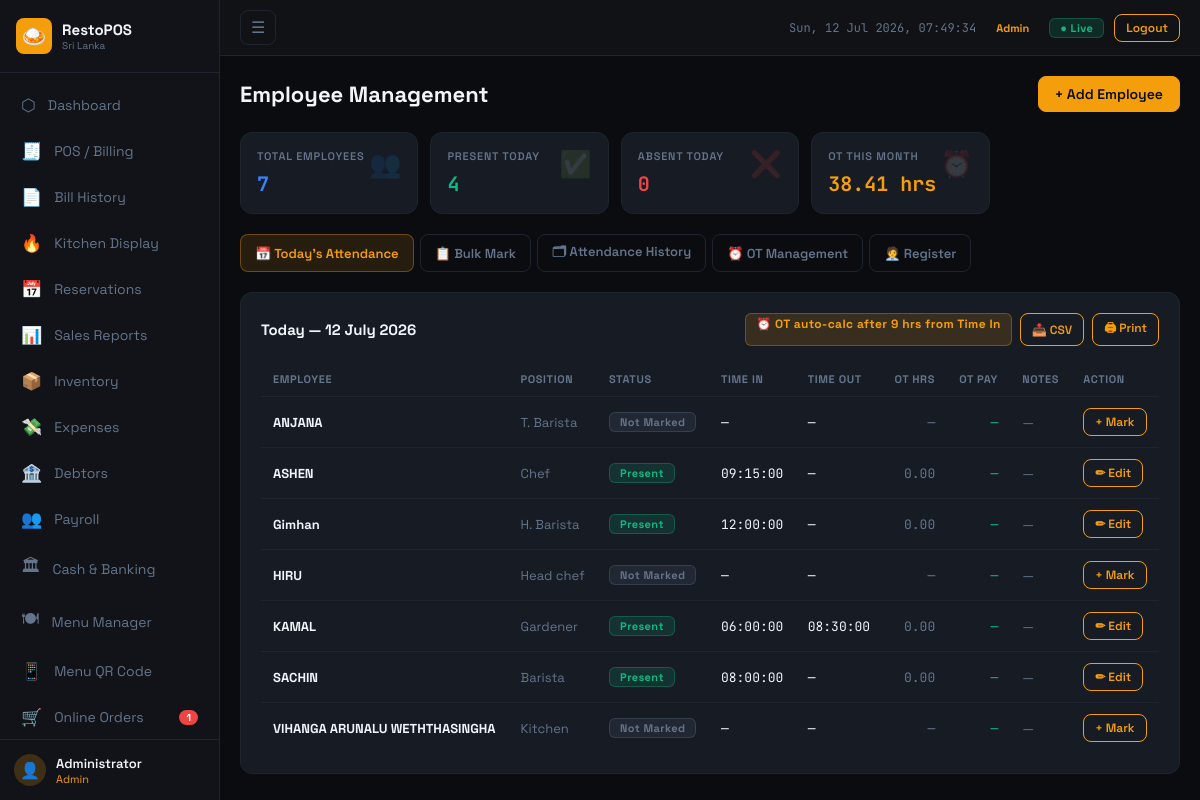
Screenshot of /restopos/modules/employees.php (signed in) with the database file from the repository.
### tables this page shows
CREATE TABLE `employees` (
  `id` int(11) NOT NULL,
  `name` varchar(150) NOT NULL,
  `nic` varchar(20) DEFAULT NULL,
  `phone` varchar(20) DEFAULT NULL,
  `position` varchar(100) DEFAULT NULL,
  `basic_salary` decimal(10,2) DEFAULT 0.00,
  `allowances` decimal(10,2) DEFAULT 0.00,
  `epf_applicable` tinyint(1) DEFAULT 1,
  `joined_date` date DEFAULT NULL,
  `active` tinyint(1) DEFAULT 1,
  `created_at` timestamp NOT NULL DEFAULT current_timestamp()
);

CREATE TABLE `attendance` (
  `id` int(11) NOT NULL,
  `employee_id` int(11) NOT NULL,
  `att_date` date NOT NULL,
  `status` enum('Present','Absent','Half Day','Leave') DEFAULT 'Present',
  `time_in` time DEFAULT NULL,
  `time_out` time DEFAULT NULL,
  `overtime_hours` decimal(4,2) DEFAULT 0.00,
  `notes` varchar(255) DEFAULT NULL
);

### restopos/modules/employees.php (the view, shortened to what this page needs)
<?php
$db = getDB();
$employees  = $db->query("SELECT * FROM employees WHERE name NOT LIKE '[DEL]%' ORDER BY active DESC,name")->fetchAll();
$activeEmps = array_filter($employees, fn($e)=>$e['active']);
$todayAtt   = $db->query("SELECT a.* FROM attendance a JOIN employees e ON a.employee_id=e.id WHERE a.att_date=CURDATE() AND e.name NOT LIKE '[DEL]%'")->fetchAll();
$attByEmp   = array_column($todayAtt, null, 'employee_id');
$month      = $_GET['month'] ?? date('Y-m');
$monthStart = $month.'-01';
$monthEnd   = date('Y-m-t', strtotime($monthStart));
$otRecords = $db->prepare("SELECT a.*,e.name as emp_name,e.position,e.basic_salary FROM attendance a
    JOIN employees e ON a.employee_id=e.id
    WHERE a.att_date BETWEEN ? AND ? AND a.overtime_hours>0 AND e.name NOT LIKE '[DEL]%'
    ORDER BY a.att_date,e.name");
$otRecords->execute([$monthStart,$monthEnd]); $otRecords=$otRecords->fetchAll();
function calcOTPay(float $basic, float $otH): float { return round(OT_RATE_PER_HOUR * $otH, 2); }
$activeTab = $_GET['tab'] ?? 'today';
include '../includes/header.php';
?>
<div class="page-header">
  <div class="page-title">Employee Management</div>
  <button class="btn" onclick="openEmpModal()">+ Add Employee</button>
</div>
<div class="stats-grid mb-20">
  <div class="stat-card"><span class="stat-icon">👥</span><div class="stat-label">Total Employees</div><div class="stat-value text-blue"><?=count($activeEmps)?></div></div>
  <div class="stat-card"><span class="stat-icon">✅</span><div class="stat-label">Present Today</div><div class="stat-value text-green"><?=count(array_filter($attByEmp,fn($a)=>$a['status']==='Present'))?></div></div>
  <div class="stat-card"><span class="stat-icon">❌</span><div class="stat-label">Absent Today</div><div class="stat-value text-red"><?=count(array_filter($attByEmp,fn($a)=>$a['status']==='Absent'))?></div></div>
  <div class="stat-card"><span class="stat-icon">⏰</span><div class="stat-label">OT This Month</div><div class="stat-value text-accent"><?=number_format(array_sum(array_column($otRecords,'overtime_hours')),2)?> hrs</div></div>
</div>
<div class="tab-bar">
  <button class="tab-btn <?=$activeTab==='today'?'active':''?>"    onclick="switchTab('emp','today');    setUrlTab('today')">📅 Today's Attendance</button>
  <button class="tab-btn <?=$activeTab==='bulk'?'active':''?>"     onclick="switchTab('emp','bulk');     setUrlTab('bulk')">📋 Bulk Mark</button>
  <button class="tab-btn <?=$activeTab==='history'?'active':''?>"  onclick="switchTab('emp','history');  setUrlTab('history')">🗂 Attendance History</button>
  <button class="tab-btn <?=$activeTab==='ot'?'active':''?>"       onclick="switchTab('emp','ot');       setUrlTab('ot')">⏰ OT Management</button>
  <button class="tab-btn <?=$activeTab==='register'?'active':''?>" onclick="switchTab('emp','register'); setUrlTab('register')">🧑‍💼 Register</button>
</div>
<div data-tabcontent="emp" data-content="today" <?=$activeTab!=='today'?'style="display:none"':''?>>
<div class="card">
  <div class="flex-between mb-16">
    <div class="card-title" style="margin-bottom:0">Today — <?=date('d F Y')?></div>
    <div style="display:flex;gap:8px;flex-wrap:wrap">
      <span class="badge badge-accent fs-12">⏰ OT auto-calc after 9 hrs from Time In</span>
      <a href="?export_att=1&from=<?=date('Y-m-d')?>&to=<?=date('Y-m-d')?>" class="btn btn-sm btn-outline">📥 CSV</a>
      <button onclick="window.print()" class="btn btn-sm btn-outline">🖨 Print</button>
    </div>
  </div>
  <div class="table-wrap">
    <table class="data-table">
      <thead><tr><th>Employee</th><th>Position</th><th>Status</th><th>Time In</th><th>Time Out</th><th class="text-right">OT Hrs</th><th class="text-right">OT Pay</th><th>Notes</th><th>Action</th></tr></thead>
      <tbody>
      <?php foreach ($activeEmps as $e):
        $att   = $attByEmp[$e['id']] ?? null;
        $otPay = $att ? calcOTPay($e['basic_salary'],$att['overtime_hours']) : 0;
      ?>
        <tr>
          <td class="fw-700"><?=htmlspecialchars($e['name'])?></td>
          <td class="text-muted fs-12"><?=htmlspecialchars($e['position']??'—')?></td>
          <td><?php if($att): ?><span class="badge <?=$att['status']==='Present'?'badge-green':($att['status']==='Absent'?'badge-red':'badge-accent')?>"><?=$att['status']?></span><?php else: ?><span class="badge badge-muted">Not Marked</span><?php endif; ?></td>
          <td class="mono fs-12"><?=$att&&$att['time_in']?$att['time_in']:'—'?></td>
          <td class="mono fs-12 <?=$att&&$att['time_out']>='17:00:00'?'text-accent':''?>"><?=$att&&$att['time_out']?$att['time_out']:'—'?></td>
          <td class="text-right mono <?=$att&&$att['overtime_hours']>0?'text-accent fw-700':'text-muted'?>"><?=$att?number_format($att['overtime_hours'],2):'—'?></td>
          <td class="text-right mono text-green"><?=$att&&$att['overtime_hours']>0?fmt($otPay):'—'?></td>
          <td class="text-muted fs-12"><?=htmlspecialchars($att['notes']??'—')?></td>
          <td>
            <button class="btn btn-sm btn-outline" onclick="openAttModal(
              <?=$e['id']?>, '<?=addslashes($e['name'])?>',
              '<?=$att?$att['att_date']:date('Y-m-d')?>',
              '<?=$att?$att['status']:'Present'?>',
              '<?=$att&&$att['time_in']?substr($att['time_in'],0,5):''?>',
              '<?=$att&&$att['time_out']?substr($att['time_out'],0,5):''?>',
              <?=$att?$att['overtime_hours']:0?>,
              '<?=addslashes($att['notes']??'')?>'
            )"><?=$att?'✏ Edit':'+ Mark'?></button>
          </td>
        </tr>
      <?php endforeach; ?>
      </tbody>
    </table>
  </div>
</div>
</div>
<?php include '../includes/footer.php'; ?>

### restopos/assets/css/style.css (style rules this page uses)
:root { --bg: #0a0c10; --surface: #111318; --card: #161b24; --border: #1e2530; --accent: #f59e0b; --accent2: #92400e; --green: #10b981; --red: #ef4444; --blue: #3b82f6; --purple: #8b5cf6; --text: #f1f5f9; --muted: #64748b; --sidebar-w:220px; }
*,*::before,*::after { box-sizing:border-box; margin:0; padding:0; }
html { font-size:15px; }
body { font-family:'Space Grotesk',sans-serif; background:var(--bg); color:var(--text); min-height:100vh; }
a { text-decoration:none; color:inherit; }
button,input,select,textarea { font-family:inherit; }
.page-header { display:flex; justify-content:space-between; align-items:center; margin-bottom:20px; flex-wrap:wrap; gap:10px; }
.page-title { font-size:22px; font-weight:700; }
.card { background:var(--card); border:1px solid var(--border); border-radius:12px; padding:20px; }
.card-title { font-weight:700; font-size:15px; margin-bottom:16px; }
.stats-grid { display:grid; grid-template-columns:repeat(auto-fill,minmax(160px,1fr)); gap:12px; margin-bottom:20px; }
.stat-card { background:var(--card); border:1px solid var(--border); border-radius:12px; padding:16px; position:relative; overflow:hidden; }
.stat-icon { position:absolute; top:14px; right:16px; font-size:26px; opacity:.14; }
.stat-label { font-size:11px; color:var(--muted); font-weight:600; letter-spacing:.8px; text-transform:uppercase; margin-bottom:8px; }
.stat-value { font-size:20px; font-weight:700; font-family:'JetBrains Mono',monospace; }
.btn { display:inline-flex; align-items:center; gap:6px; padding:8px 16px; border-radius:8px; font-size:14px; font-weight:600; border:1px solid var(--accent); background:var(--accent); color:#0a0c10; cursor:pointer; transition:all .15s; white-space:nowrap; }
.btn-sm { padding:5px 11px; font-size:12px; }
.btn-outline { background:transparent; color:var(--accent); }
.badge { display:inline-block; padding:2px 10px; border-radius:6px; font-size:11px; font-weight:700; letter-spacing:.4px; }
.badge-green { background:rgba(16,185,129,.15); color:var(--green); border:1px solid rgba(16,185,129,.3); }
.badge-accent { background:rgba(245,158,11,.15); color:var(--accent);border:1px solid rgba(245,158,11,.3); }
.badge-muted { background:rgba(100,116,139,.15);color:var(--muted); border:1px solid rgba(100,116,139,.3); }
.table-wrap { overflow-x:auto; -webkit-overflow-scrolling:touch; }
table.data-table { width:100%; border-collapse:collapse; min-width:500px; }
table.data-table th { padding:10px 12px; text-align:left; font-size:11px; color:var(--muted); font-weight:700; text-transform:uppercase; letter-spacing:.6px; border-bottom:1px solid var(--border); white-space:nowrap; }
table.data-table td { padding:11px 12px; border-bottom:1px solid var(--border); font-size:13px; vertical-align:middle; }
table.data-table tr:last-child td { border-bottom:none; }
.text-right { text-align:right; }
.mono { font-family:'JetBrains Mono',monospace; }
.text-green { color:var(--green); }
.text-red { color:var(--red); }
.text-accent { color:var(--accent); }
.text-muted { color:var(--muted); }
.text-blue { color:var(--blue); }
.tab-bar { display:flex; gap:6px; margin-bottom:20px; flex-wrap:wrap; }
.tab-btn { padding:7px 14px; border-radius:8px; font-size:13px; font-weight:600; border:1px solid var(--border); background:transparent; color:var(--muted); cursor:pointer; transition:.15s; }
.tab-btn.active { background:rgba(245,158,11,.12); border-color:rgba(245,158,11,.35); color:var(--accent); }
.flex-between { display:flex; justify-content:space-between; align-items:center; }
.mb-16 { margin-bottom:16px; }
.mb-20 { margin-bottom:20px; }
.fw-700 { font-weight:700; }
.fs-12 { font-size:12px; }

### rows the page displays
employees: name "ANJANA", position "T. Barista", shows "Not Marked", notes "—", shows "+ Mark"
employees: name "ASHEN", position "Chef", id.status "Present", id.time_in "09:15:00", id.overtime_hours "0.00", id.notes "—", shows "✏ Edit"
employees: name "Gimhan", position "H. Barista", id.status "Present", id.time_in "12:00:00", id.overtime_hours "0.00", id.notes "—", shows "✏ Edit"
employees: name "HIRU", position "Head chef", shows "Not Marked", notes "—", shows "+ Mark"
employees: name "KAMAL", position "Gardener", id.status "Present", id.time_in "06:00:00", id.time_out "08:30:00", id.overtime_hours "0.00", id.notes "—", shows "✏ Edit"
employees: name "SACHIN", position "Barista", id.status "Present", id.time_in "08:00:00", id.overtime_hours "0.00", id.notes "—", shows "✏ Edit"
employees: name "VIHANGA ARUNALU WETHTHASINGHA", position "Kitchen", shows "Not Marked", notes "—", shows "+ Mark"

### other values shown
$nav['icon'] "⬡"
$nav['label'] "Dashboard"
$nav['icon'] "🧾"
$nav['label'] "POS / Billing"
$nav['icon'] "📄"
$nav['label'] "Bill History"
$nav['icon'] "🔥"
$nav['label'] "Kitchen Display"
$nav['icon'] "📅"
$nav['label'] "Reservations"
$nav['icon'] "📊"
$nav['label'] "Sales Reports"
$nav['icon'] "📦"
$nav['label'] "Inventory"
$nav['icon'] "💸"
